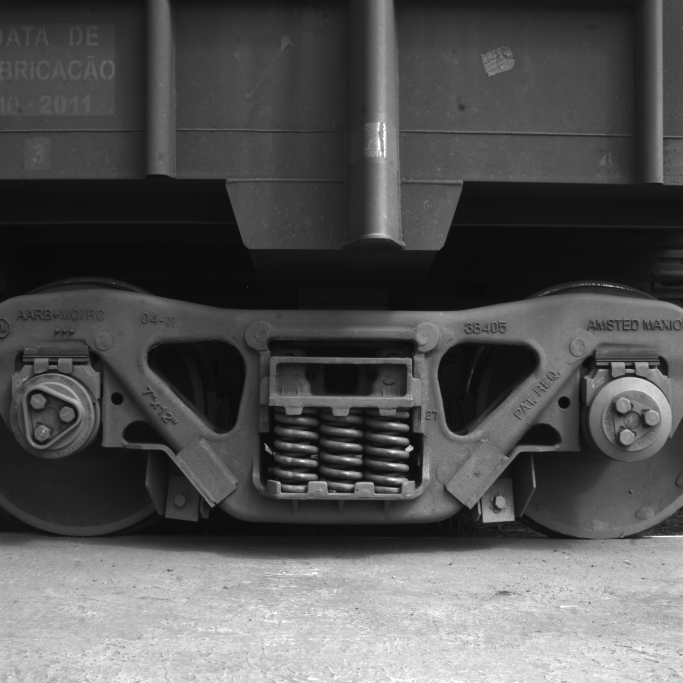
#> input picture ISI/14-8_cam_2_image_3.tif, 2048 x 2048 px (shown at 1/3 size)
$ jupyter execute --allow-errors 'test hist.ipynb'
#> lines starting #> are read from the running program, lines starting #| are printed output that depends on the picture
[cell 1]
import cv2
import numpy as np
from matplotlib import pyplot as plt

img = cv2.imread('14-8_cam_2_image_3.tif',0)
#> img is the input picture: shape (2048, 2048); min 9, max 255, mean 84.3

hist,bins = np.histogram(img.flatten(),256,[0,256])
#> hist = 256 values, max 101819 at index 14, min 0 at index 0, mean 16384; bins = 257 values from 0 to 256

cdf = hist.cumsum()
#> cdf = 256 values from 0 to 4194304
cdf_normalized = cdf *hist.max()/ cdf.max() # this line not necessary.
#> cdf_normalized = 256 values from 0 to 101819

plt.imshow(img)
plt.show()

plt.plot(cdf_normalized, color = 'b')
plt.hist(img.flatten(),256,[0,256], color = 'r')
plt.xlim([0,256])
plt.legend(('cdf','histogram'), loc = 'upper left')
plt.show()
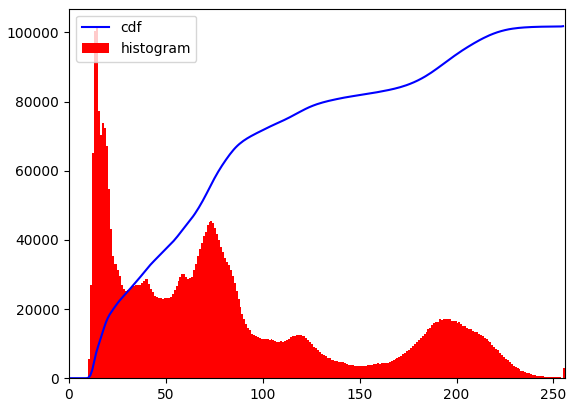
#> figure drawn by matplotlib, 1 panel; tallest bar 101819 high, from x = 14 to 15; curve peaks at x = 255, y = 101819

cdf_m = np.ma.masked_equal(cdf,0)
cdf_m = (cdf_m - cdf_m.min())*255/(cdf_m.max()-cdf_m.min())
cdf = np.ma.filled(cdf_m,0).astype('uint8')
#> cdf = 256 values from 0 to 255
img2 = cdf[img]
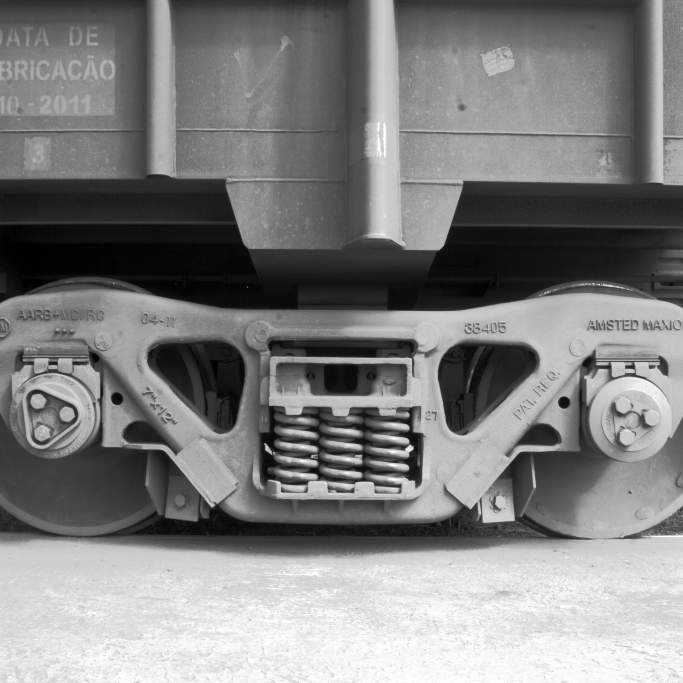
#> img2: shape (2048, 2048) (shown at 1/3 size); min 0, max 255, mean 128

plt.imshow(img2)
plt.show()

plt.plot(cdf_m, color = 'b')
plt.hist(img2.flatten(),256,[0,256], color = 'r')
plt.xlim([0,256])
plt.legend(('cdf','histogram'), loc = 'upper left')
plt.show()
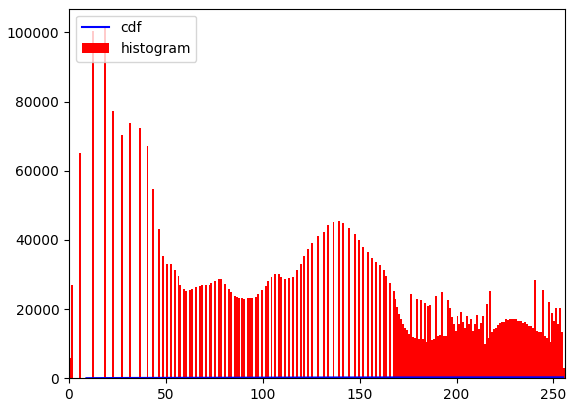
#> figure drawn by matplotlib, 1 panel; tallest bar 101819 high, from x = 18 to 19; curve peaks at x = 255, y = 255

[cell 2]
import cv2
import numpy as np
import matplotlib.pyplot as plt

img = cv2.imread('14-8_cam_2_image_3.tif',0)
img = cv2.medianBlur(img,5)
cimg = cv2.cvtColor(img,cv2.COLOR_GRAY2BGR)
output = cimg.copy()

circles = cv2.HoughCircles(img,cv2.HOUGH_GRADIENT, 1.5, 1700)
#> circles = [[1796.2, 1250.2, 365.4], [113.2, 1518.8, 531.4]]


circles = np.uint16(np.around(circles))
#> circles = [[1796, 1250, 365], [113, 1519, 531]]
for (x, y, r) in circles[0,:]:
    # draw the outer circle
    cv2.circle(output,(x, y), int(1.82*r),(0,255,0),4)
    # draw the center of the circle
    cv2.circle(output,(x,y),2,(0,0,255),4)
#> this loop made 2 passes
plt.imshow(output)
plt.show()

crop_img = cimg[y-int(1.82*r):y-100, x-int(1.38*r):x+int(1.82*r)]
#> crop_img = empty array

#> (the rest of this cell did not finish here and is left out)
